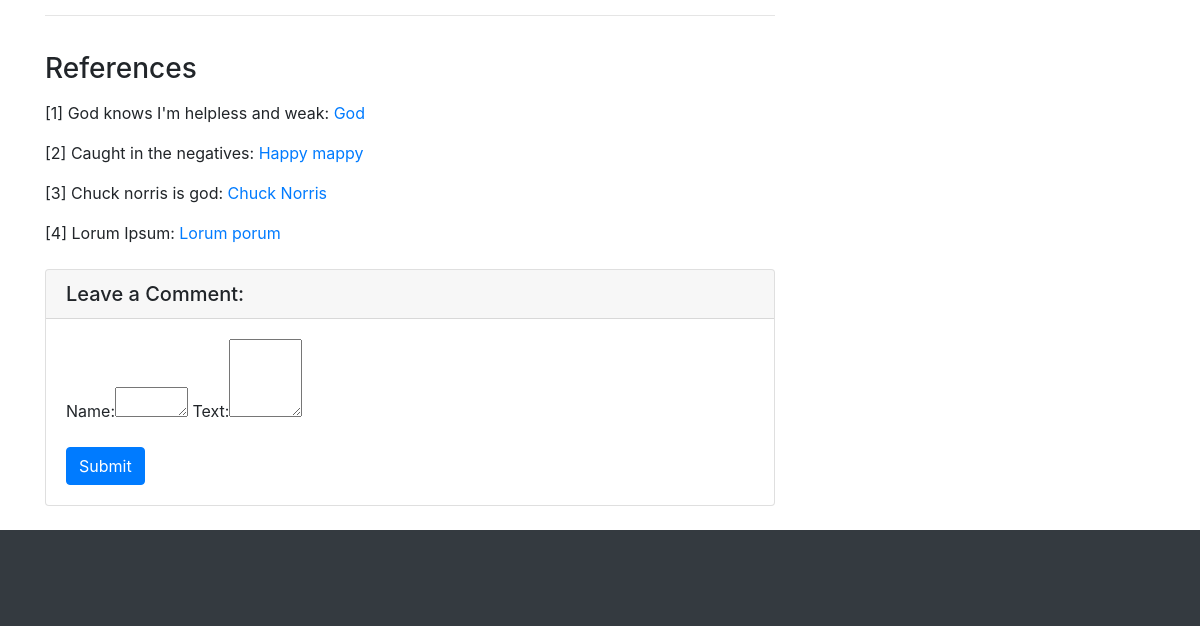
The page /old_post/diy-rxtx/ (lower part) on the database as committed earlier.
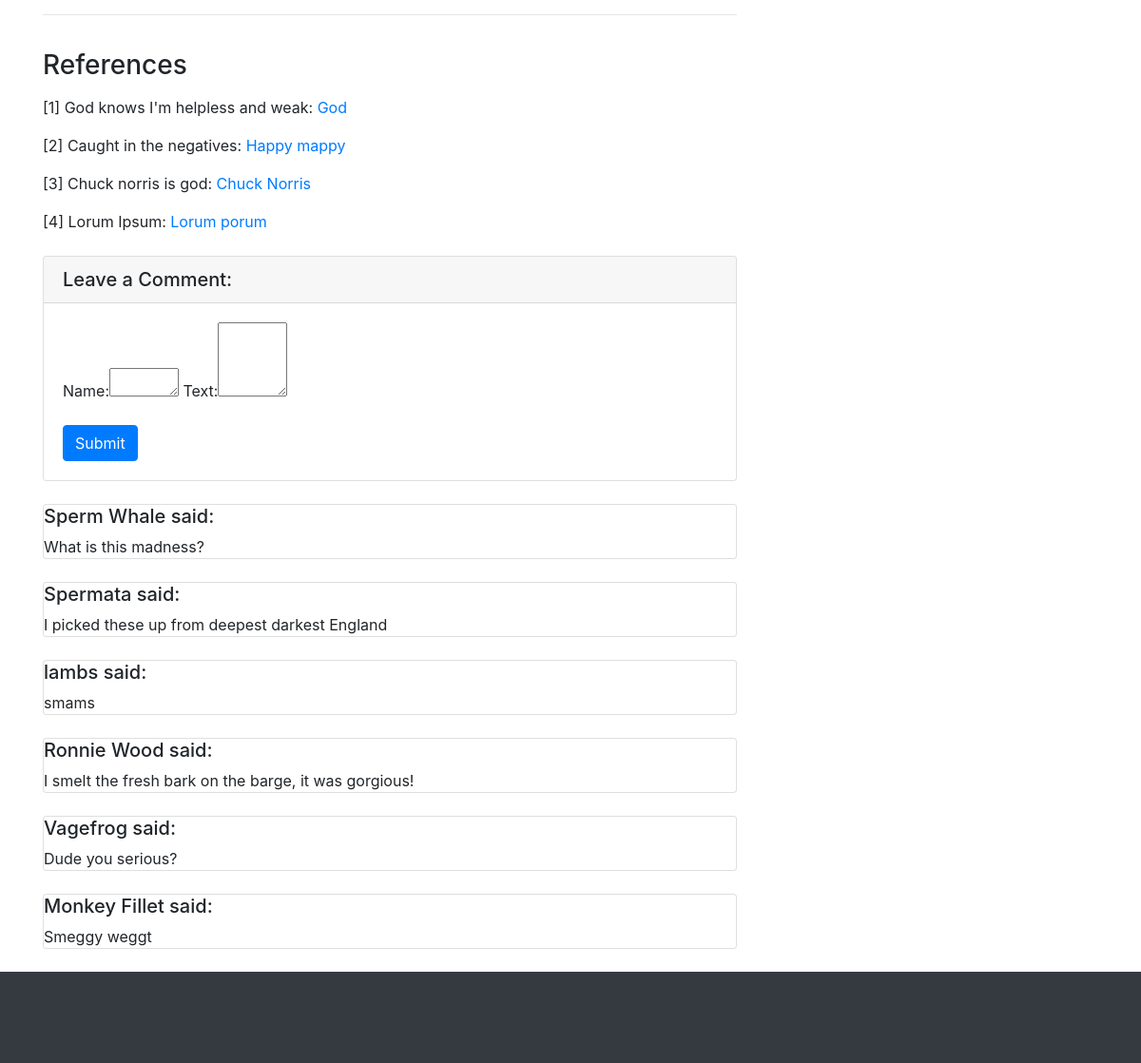
The same page on the database as committed later.
### Comment/models.py (models this page shows)
class Comment(models.Model):
    subject = models.SlugField(max_length=100, default="None") #subject of comment is the slug of the post in question
    name = models.CharField(max_length=30, default = "Anonymous")
    text = models.TextField(max_length=300, default = "No comment")

### post/views.py (the view)
# urls.py: path("old_post/<slug>/", views.old_post, name='old_post'),
def old_post(request, slug):
    latestPost = Post.objects.get(slug=slug)
    categorys = Post.CATEGORYS
    new = list(categorys)
    new.remove(('Projects', 'Projects'))
    print("!")
    categorys = tuple(new)
    print(new)
    comments = Comment.objects.all().filter(subject=latestPost.slug)
    form = CommentForm()
    if request.method == 'POST':
        comment = Comment()
        comment.name = request.POST.get('name')
        comment.text = request.POST.get('text')
        comment.subject = latestPost.slug
        comment.save()
        return render(request, 'post/thanks.html')
    else:
        return render(request, "post/index.html", {'latestPost': latestPost, 'categorys': categorys, 'comments': comments, 'form': form})

### Comment/forms.py
class CommentForm(forms.Form):
    name = forms.CharField(max_length=30,
    widget=forms.Textarea(attrs={"rows":1, "cols":5}))
    text = forms.CharField(max_length=300,
    widget=forms.Textarea(attrs={"rows":3, "cols":5}))

### post/templates/post/index.html (shortened to what this page needs)
{% extends 'base.html' %}
{% load bootstrap %}
{% block post %}
<div class="container">
    <div class="row">
        <div class="col-lg-8">
            {% if latestPost.video != 'No video for this post' %}
            <hr>
            {% endif %}
            {% if latestPost.references != 'No references' %}
            <div class="references_section">
                <h3>References</h3>
                <p>{{ latestPost.references | safe | linebreaks }}</p>
            </div>
            {% endif %}
            {% endblock %}
            {% block comments %}
            <div class="card my-4">
                <h5 class="card-header">Leave a Comment:</h5>
                <div class="card-body">
                    <form action="" method="POST">
                        <div class="form-group">
                            {{form|bootstrap}}
                        </div>
                        <button type="submit" class="btn btn-primary" value="Comment">Submit</button>
                    </form>
                </div>
            </div>
            {% for comment in comments %}
            <div class="card mb-4">
                <div class="media-body">
                    <h5 class="mt-0">{{ comment.name }} said:</h5>
                    {{ comment.text }}
                </div>
            </div>
            {% endfor %}
            {% endblock %}

Rows that differ between the two databases and show on the page:
now on this page (row edited): Comment: name "Sperm Whale", text "What is this madness?"
now on this page (row edited): Comment: name "Spermata", text "I picked these up from deepest darkest England"
now on this page (row edited): Comment: name "lambs", text "smams"
now on this page (row edited): Comment: name "Ronnie Wood", text "I smelt the fresh bark on the barge, it was gorgious!"
now on this page (row edited): Comment: name "Vagefrog", text "Dude you serious?"
added Comment: name "Monkey Fillet", text "Smeggy weggt"
